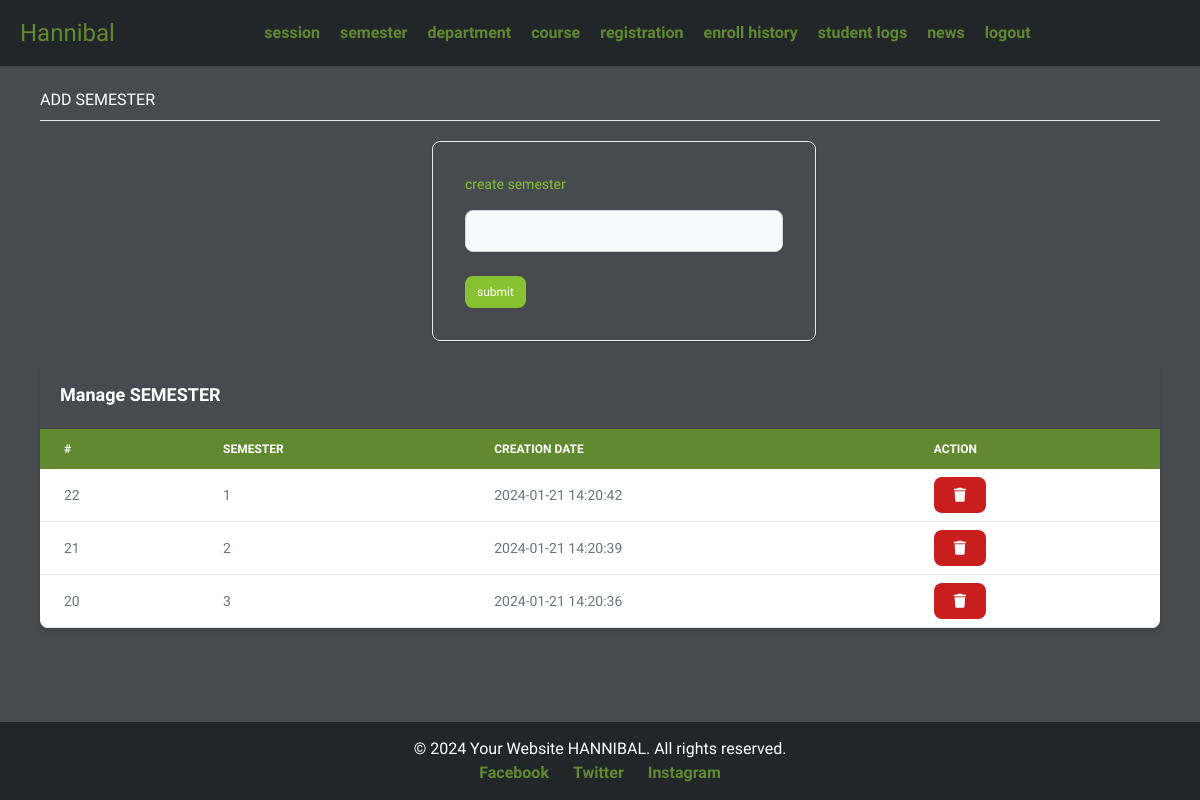
Page /admin/semester.php (signed in) on the committed database.
### tables this page shows
CREATE TABLE `semesters` (
  `id` int(11) NOT NULL,
  `semester_value` varchar(255) NOT NULL,
  `date` timestamp NOT NULL DEFAULT current_timestamp()
);

### admin/semester.php (the view, shortened to what this page needs)
<!DOCTYPE html>
<html lang="en">
<head>
    <link href="https://cdnjs.cloudflare.com/ajax/libs/flowbite/2.2.1/flowbite.min.css" rel="stylesheet" />
    <link rel="stylesheet" href="https://cdnjs.cloudflare.com/ajax/libs/font-awesome/6.5.1/css/all.min.css" />
</head>
<body>
    <?php
    include("../navbar/navbar.php");
    include("../database.php");
    ?>
<div class="content  ">
        <div class="title">
            <h5> ADD SEMESTER</h5>
            <hr class="mt-2">
        </div>
    <div class="form">
        <div style="background-color: #474B4F;" class=" mt-5 w-full max-w-sm p-4 bg-white border border-gray-200 rounded-lg shadow sm:p-6 md:p-8 dark:bg-gray-800 dark:border-gray-700">
            <form  method="post">
                <div class="mb-6">
                                <label for="semester"  class="block mb-4 text-sm font-medium text-gray-900 dark:text-white" style="color: #86c232;">create semester </label>
                                <input  required type="text" name="semester" id="small-input" class="block w-full p-2 text-gray-900 border border-gray-300 rounded-lg bg-gray-50 sm:text-xs focus:ring-blue-500 focus:border-blue-500 dark:bg-gray-700 dark:border-gray-600 dark:placeholder-gray-400 dark:text-white dark:focus:ring-blue-500 dark:focus:border-blue-500">
                </div>
                            <button type="submit" name="submit" style="background-color: #86c232; color:white" class="px-3 py-2 text-xs font-medium text-center text-white bg-blue-700 rounded-lg hover:bg-blue-800 focus:ring-4 focus:outline-none focus:ring-blue-300 dark:bg-blue-600 dark:hover:bg-blue-700 dark:focus:ring-blue-800">submit</button>
             </form>
        </div>
    </div>
<div>
<div  class="relative overflow-x-auto shadow-md sm:rounded-lg mt-5">
    <table style="" class="w-full text-sm text-left rtl:text-right text-gray-500 dark:text-gray-400">
        <caption  style="background-color: #474B4F; color:white;" class=" p-5 text-lg font-semibold text-left rtl:text-right text-gray-900 bg-white dark:text-white dark:bg-gray-800">
            Manage SEMESTER
        </caption>
        <thead  style="background-color: #61892f;" class="text-xs text-white uppercase bg-gray-500  dark:bg-gray-700 dark:text-gray-400">
            <tr>
                <th  scope="col" class="px-6 py-3">
                    #
                </th>
                <th  scope="col" class="px-6 py-3">
                    semester
                </th>
                <th  scope="col" class="px-6 py-3">
                    creation date
                </th>
                    <th  scope="col" class="px-6 py-3">
                    action
                </th>
            </tr>
        </thead>
        <tbody>
        <?php
        $result = $conn->query("SELECT * FROM semesters ORDER BY ID DESC");
        while ($row = $result->fetch_assoc()) {
            ?>
            <tr class="bg-white border-b dark:bg-gray-800 dark:border-gray-700">
                <td class="px-6 py-4">
                   <?php  print $row["id"]; ?>
                </td>
                <td class="px-6 py-4 ">
                    <?php print $row["semester_value"] ?>
                </td>
                <td class="px-6 py-4 ">
                    <?php print date($row['date']);?>
                </td>
                <td class="px-6 py-4 text-left">
                <a  onclick="confirm('Are you sure?');" href="./deleteSemester.php?id=<?php  print $row["id"]; ?>" class="text-white bg-red-700 hover:bg-red-800 focus:ring-4 focus:ring-red-300 font-medium rounded-lg text-sm px-5 py-2.5 dark:bg-red-600 dark:hover:bg-red-700 focus:outline-none dark:focus:ring-red-800"><i class="fa fa-trash" aria-hidden="true"></i></a>
                </td>
            <?php
        }
        ?>
            </tr>
        </tbody>
    </table>
</div>
    </div>
</div>
    <?php
    include("../footer/footer.php");
    ?>
</body>
</html>

### navbar/navbar.css (style rules this page uses)
body { margin: 0; padding: 0; font-family: 'Playpen Sans', cursiv; background-color: #474B4F; color: #fff; }
.content { padding: 22px 40px; }

### admin/semester.php (style rules this page uses)
body { min-height: 100vh; display: flex; flex-direction: column; }
.content { padding: 22px 40px; }
.form { width: 35%; margin-left:35%; }

### rows in the picture
semesters: id "22", semester_value "1", date "2024-01-21 14:20:42"
semesters: id "21", semester_value "2", date "2024-01-21 14:20:39"
semesters: id "20", semester_value "3", date "2024-01-21 14:20:36"
